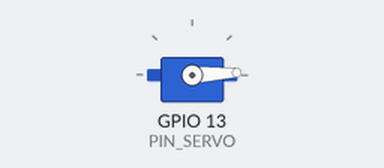
A sketch run on a simulated ESP32. On the bench: servo.

Above: at 0.05 s.
At 1.3 s:
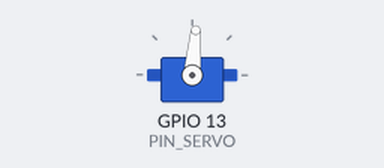
At 2.6 s:
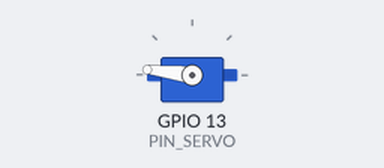
At 5.2 s:
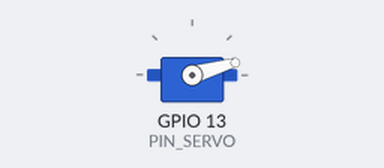
Timing chart, 0 to 7.1 s (numbered marks = the images above):
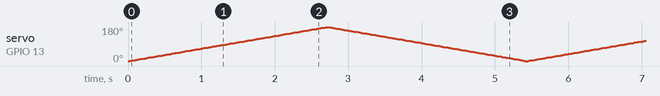

The sketch:

ServoRepaso.ino
```cpp
#include <ESP32Servo.h>

const int PIN_SERVO = 13;

Servo miServo;

void setup() {
  Serial.begin(115200);

  // Frecuencia estándar de los servos: 50 Hz (un pulso cada 20 ms)
  miServo.setPeriodHertz(50);

  // attach(pin, ancho mínimo en µs, ancho máximo en µs)
  miServo.attach(PIN_SERVO, 500, 2400);
}

void loop() {
  // Barrido de 0 a 180 grados, un grado a la vez
  for (int angulo = 0; angulo <= 180; angulo = angulo + 1) {
    miServo.write(angulo);
    delay(15);   // tiempo para que el servo alcance la posición
  }

  // Barrido de regreso, de 180 a 0
  for (int angulo = 180; angulo >= 0; angulo = angulo - 1) {
    miServo.write(angulo);
    delay(15);
  }
}
```
